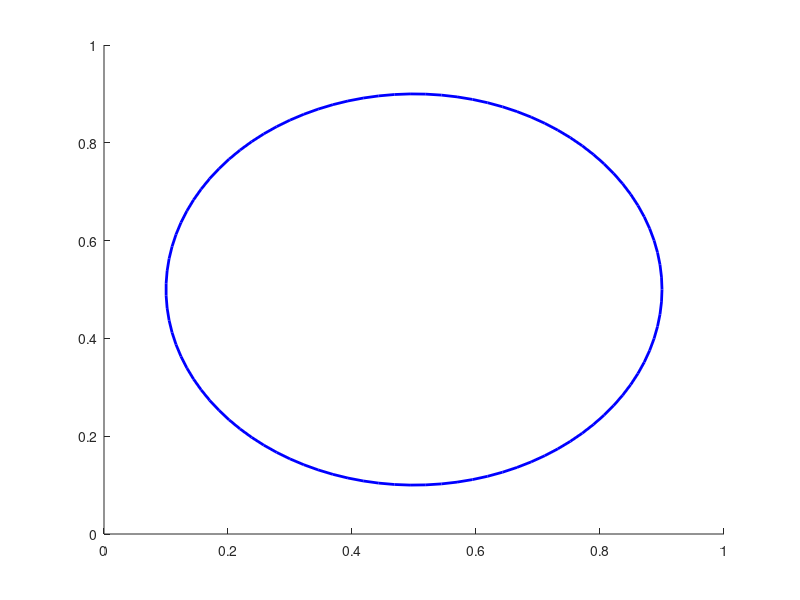

Source code (MATLAB): (Note: this script raises an error after producing the figure.)
clear;

r = .4 ;
c = [.5, .5];

% visualise circle
figure(1)
clf
viscircles(c,r, 'Color', 'blue') ;
axis([0,1,0,1]) ;
hold on; % start overlaying plots

rep =100000 ;

tic
for i=1:rep
    % draw random samples 
    N = 1000 ; 
    x = rand(N,2) ;
    % scatter(x(:,1), x(:,2))
    
    % check how many lie inside the circle
    dxc = vecnorm((x-c)');
    inside = find(dxc<r) ;
    n = length(inside) ;
    
    % estimate pi
    estPi(i) = n/N*1/r^2 ; 
end
toc
mean(estPi)


hold off; % end overlaying plots

histogram(estPi)









































%%










clear;

r = .4 ;
c = [.5, .5];

clf
figure(1)
viscircles(c,r, 'Color', 'blue') ;
axis([0,1,0,1]) ;
hold on; 

N = 10000 ;
rep = 10000; 


for i=1:rep
    
    x = rand(N,2) ;
    dxc = vecnorm((x-c)'); 
    inside = find(dxc<=r) ;
    ninside = length(inside) ;
    estArea = ninside/N ;
    
    estPi(i) = estArea/r^2 ;
    % scatter(x(:,1), x(:,2))
end

figure(2)
histogram(estPi, 100) ;

mean(estPi)

